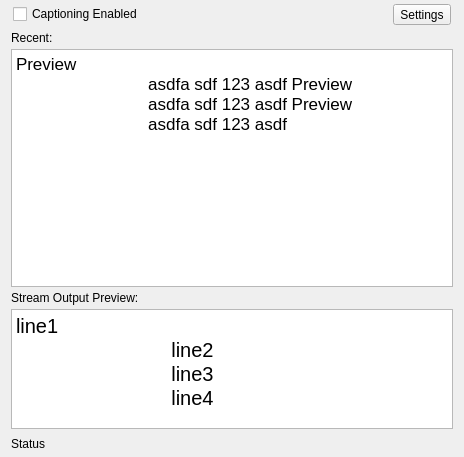
<?xml version="1.0" encoding="UTF-8"?>
<ui version="4.0">
    <class>MainCaptionWidget</class>
    <widget class="QWidget" name="MainCaptionWidget">
        <property name="geometry">
            <rect>
                <x>0</x>
                <y>0</y>
                <width>464</width>
                <height>457</height>
            </rect>
        </property>
        <property name="windowTitle">
            <string>Caption Preview</string>
        </property>
        <layout class="QVBoxLayout" name="verticalLayout">
            <property name="spacing">
                <number>4</number>
            </property>
            <property name="topMargin">
                <number>2</number>
            </property>
            <property name="bottomMargin">
                <number>2</number>
            </property>
            <item>
                <widget class="QWidget" name="widget" native="true">
                    <layout class="QHBoxLayout" name="horizontalLayout">
                        <property name="leftMargin">
                            <number>2</number>
                        </property>
                        <property name="topMargin">
                            <number>2</number>
                        </property>
                        <property name="rightMargin">
                            <number>2</number>
                        </property>
                        <property name="bottomMargin">
                            <number>2</number>
                        </property>
                        <item>
                            <widget class="QCheckBox" name="enabledCheckbox">
                                <property name="text">
                                    <string>Captioning Enabled</string>
                                </property>
                            </widget>
                        </item>
                        <item>
                            <widget class="QToolButton" name="settingsToolButton">
                                <property name="text">
                                    <string>Settings</string>
                                </property>
                            </widget>
                        </item>
                    </layout>
                </widget>
            </item>
            <item>
                <widget class="QLabel" name="label_2">
                    <property name="text">
                        <string>Recent:</string>
                    </property>
                </widget>
            </item>
            <item>
                <widget class="QPlainTextEdit" name="captionHistoryPlainTextEdit">
                    <property name="font">
                        <font>
                            <pointsize>13</pointsize>
                        </font>
                    </property>
                    <property name="readOnly">
                        <bool>true</bool>
                    </property>
                    <property name="plainText">
                        <string>Preview
                            asdfa sdf 123 asdf Preview
                            asdfa sdf 123 asdf Preview
                            asdfa sdf 123 asdf </string>
                    </property>
                </widget>
            </item>
            <item>
                <widget class="QLabel" name="label">
                    <property name="text">
                        <string>Stream Output Preview:</string>
                    </property>
                </widget>
            </item>
            <item>
                <widget class="QPlainTextEdit" name="captionLinesPlainTextEdit">
                    <property name="sizePolicy">
                        <sizepolicy hsizetype="Expanding" vsizetype="Fixed">
                            <horstretch>0</horstretch>
                            <verstretch>0</verstretch>
                        </sizepolicy>
                    </property>
                    <property name="minimumSize">
                        <size>
                            <width>0</width>
                            <height>120</height>
                        </size>
                    </property>
                    <property name="maximumSize">
                        <size>
                            <width>16777215</width>
                            <height>120</height>
                        </size>
                    </property>
                    <property name="font">
                        <font>
                            <pointsize>15</pointsize>
                        </font>
                    </property>
                    <property name="readOnly">
                        <bool>true</bool>
                    </property>
                    <property name="plainText">
                        <string>line1
                            line2
                            line3
                            line4</string>
                    </property>
                </widget>
            </item>
            <item>
                <widget class="QWidget" name="widget_2" native="true">
                    <layout class="QHBoxLayout" name="horizontalLayout_2">
                        <property name="leftMargin">
                            <number>0</number>
                        </property>
                        <property name="topMargin">
                            <number>4</number>
                        </property>
                        <property name="rightMargin">
                            <number>0</number>
                        </property>
                        <property name="bottomMargin">
                            <number>4</number>
                        </property>
                        <item alignment="Qt::AlignLeft">
                            <widget class="QLabel" name="statusTextLabel">
                                <property name="sizePolicy">
                                    <sizepolicy hsizetype="Maximum" vsizetype="Preferred">
                                        <horstretch>0</horstretch>
                                        <verstretch>0</verstretch>
                                    </sizepolicy>
                                </property>
                                <property name="text">
                                    <string>Status</string>
                                </property>
                            </widget>
                        </item>
                    </layout>
                </widget>
            </item>
        </layout>
    </widget>
    <resources/>
    <connections/>
</ui>
